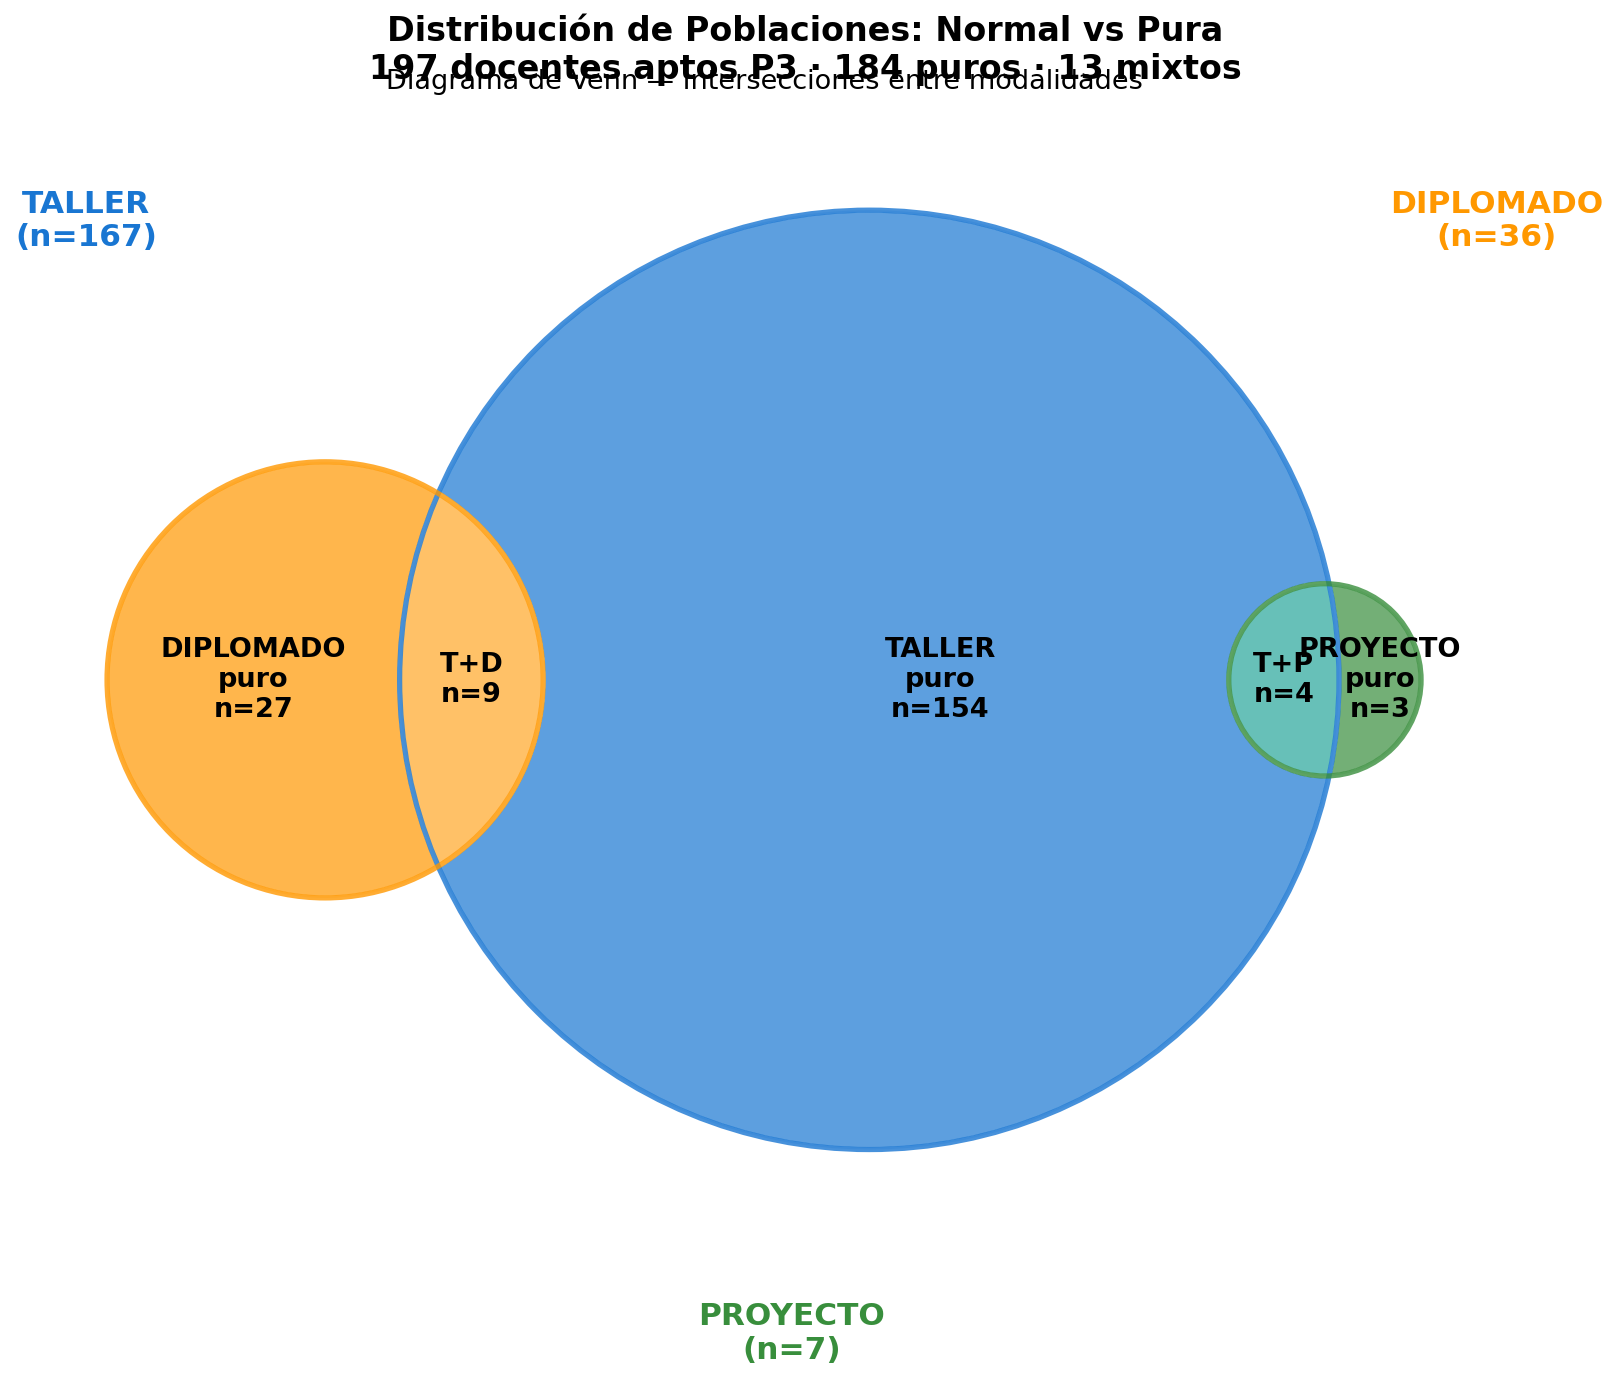

The Python source for this figure:
import sys; sys.stdout.reconfigure(encoding="utf-8")
import pandas as pd
import matplotlib.pyplot as plt
import matplotlib
import numpy as np
import os
from matplotlib_venn import venn3, venn3_circles

BASE = os.path.dirname(__file__)
OUT  = os.path.join(BASE, "G_venn_poblaciones_918.png")

matplotlib.rcParams.update({"font.family": "DejaVu Sans", "font.size": 11})

df = pd.read_csv(os.path.join(BASE,"..","PROCESADO","p3_sat_zscore_918.csv"),
                 encoding="utf-8-sig")

# Sets por modalidad
set_taller    = set(df[df["n_taller"]>0]["rut_key"])
set_diplomado = set(df[df["n_diplomado"]>0]["rut_key"])
set_proyecto  = set(df[df["n_proyecto"]>0]["rut_key"])

# Calcular cada región del Venn
solo_T = set_taller - set_diplomado - set_proyecto
solo_D = set_diplomado - set_taller - set_proyecto
solo_P = set_proyecto - set_taller - set_diplomado
T_D    = (set_taller & set_diplomado) - set_proyecto
T_P    = (set_taller & set_proyecto) - set_diplomado
D_P    = (set_diplomado & set_proyecto) - set_taller
T_D_P  = set_taller & set_diplomado & set_proyecto

n_total = len(df)
n_puro  = len(solo_T) + len(solo_D) + len(solo_P)
n_mixto = len(T_D) + len(T_P) + len(D_P) + len(T_D_P)

# ── Cascada ───────────────────────────────────────────────────────────────────
print("=" * 65)
print("  DISTRIBUCIÓN DE POBLACIONES — Normal vs Pura")
print("=" * 65)
print(f"  197 docentes aptos P3")
print(f"  │")
print(f"  ├── POBLACIONES PURAS (una sola modalidad): {n_puro}")
print(f"  │     ├── TALLER puro    : {len(solo_T):3d}  (solo talleres)")
print(f"  │     ├── DIPLOMADO puro : {len(solo_D):3d}  (solo diplomado)")
print(f"  │     └── PROYECTO puro  : {len(solo_P):3d}  (solo proyecto)")
print(f"  │")
print(f"  └── MIXTOS (más de una modalidad): {n_mixto}")
print(f"        ├── TALLER + DIPLOMADO : {len(T_D)}")
print(f"        ├── TALLER + PROYECTO  : {len(T_P)}")
print(f"        ├── DIPLOMADO+PROYECTO : {len(D_P)}")
print(f"        └── LAS 3 MODALIDADES : {len(T_D_P)}")
print("=" * 65)

# ── Figura — solo el Venn, más grande ──────────────────────────────────────────
fig, ax_venn = plt.subplots(figsize=(11, 9))
fig.suptitle(
    "Distribución de Poblaciones: Normal vs Pura\n"
    f"197 docentes aptos P3 · {n_puro} puros · {n_mixto} mixtos",
    fontsize=16, fontweight="bold")

# Panel A — Venn
plt.sca(ax_venn)
v = venn3(
    subsets=(len(solo_T), len(solo_D), len(T_D),
             len(solo_P), len(T_P), len(D_P), len(T_D_P)),
    set_labels=("", "", ""),
    ax=ax_venn
)

# Colores
colors = {"100":"#1976D2", "010":"#FF9800", "001":"#388E3C",
          "110":"#FFA726", "101":"#26A69A", "011":"#66BB6A", "111":"#BDBDBD"}
for region_id, color in colors.items():
    patch = v.get_patch_by_id(region_id)
    if patch:
        patch.set_color(color)
        patch.set_alpha(0.7)
        patch.set_edgecolor("white")
        patch.set_linewidth(2)

# Etiquetas con n
labels_map = {
    "100": f"TALLER\npuro\nn={len(solo_T)}",
    "010": f"DIPLOMADO\npuro\nn={len(solo_D)}",
    "001": f"PROYECTO\npuro\nn={len(solo_P)}",
    "110": f"T+D\nn={len(T_D)}",
    "101": f"T+P\nn={len(T_P)}",
    "011": f"D+P\nn={len(D_P)}",
    "111": f"T+D+P\nn={len(T_D_P)}",
}
for region_id, label_text in labels_map.items():
    lbl = v.get_label_by_id(region_id)
    if lbl:
        n_val = int(label_text.split("n=")[1])
        if n_val > 0:
            lbl.set_text(label_text)
            lbl.set_fontsize(13)
            lbl.set_fontweight("bold")
        else:
            lbl.set_text("")

# Circles
circles = venn3_circles(
    subsets=(len(solo_T), len(solo_D), len(T_D),
             len(solo_P), len(T_P), len(D_P), len(T_D_P)),
    ax=ax_venn,
    linewidth=2.5)
circle_colors = ["#1976D2", "#FF9800", "#388E3C"]
for circle, color in zip(circles, circle_colors):
    circle.set_edgecolor(color)
    circle.set_alpha(0.8)

# Etiquetas de sets fuera del círculo
ax_venn.text(-0.78, 0.48, f"TALLER\n(n={len(set_taller)})",
             fontsize=15, fontweight="bold", color="#1976D2", ha="center")
ax_venn.text(0.78, 0.48, f"DIPLOMADO\n(n={len(set_diplomado)})",
             fontsize=15, fontweight="bold", color="#FF9800", ha="center")
ax_venn.text(0, -0.75, f"PROYECTO\n(n={len(set_proyecto)})",
             fontsize=15, fontweight="bold", color="#388E3C", ha="center")

ax_venn.set_title("Diagrama de Venn — Intersecciones entre modalidades", pad=15, fontsize=13)

plt.tight_layout()
plt.savefig(OUT, dpi=150, bbox_inches="tight")
plt.close()
print(f"\nGuardado: {OUT}")
